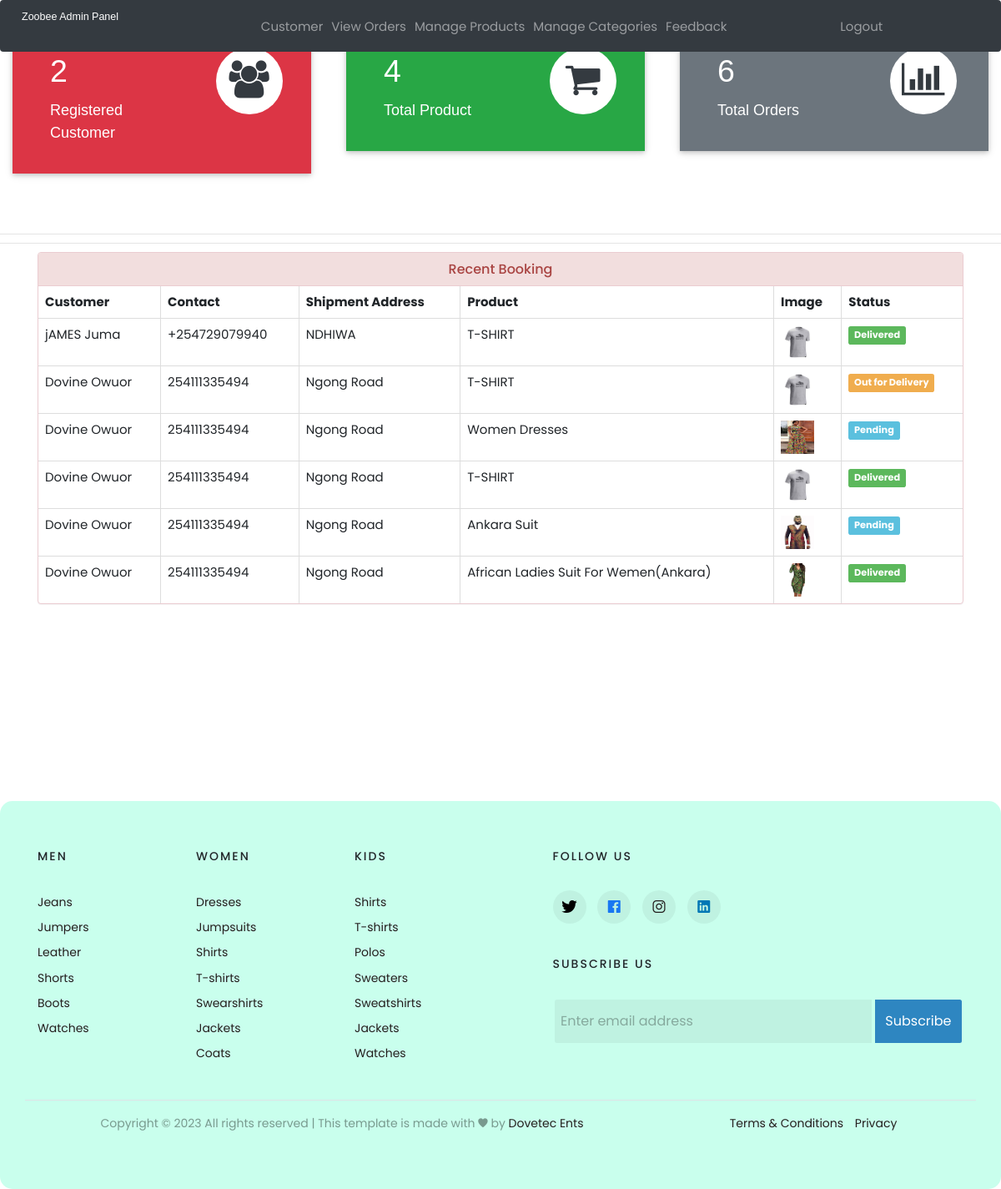
/admin-dashboard (signed in), run on the app's committed database.
### ecom/models.py (models this page shows, shortened)
class Customer(models.Model):
    user=models.OneToOneField(User,on_delete=models.CASCADE)
    profile_pic= models.ImageField(upload_to='profile_pic/CustomerProfilePic/',null=True,blank=True)
    address = models.CharField(max_length=40)
    mobile = models.CharField(max_length=20,null=False)
    @property
    def get_name(self):
        return self.user.first_name+" "+self.user.last_name

class Orders(models.Model):
    STATUS =(
        ('Pending','Pending'),
        ('Order Confirmed','Order Confirmed'),
        ('Out for Delivery','Out for Delivery'),
        ('Delivered','Delivered'),
    )
    customer=models.ForeignKey('Customer', on_delete=models.CASCADE,null=True)
    product=models.ForeignKey('Product',on_delete=models.CASCADE,null=True)
    email = models.CharField(max_length=50,null=True)
    address = models.CharField(max_length=500,null=True)
    mobile = models.CharField(max_length=20,null=True)
    order_date= models.DateField(auto_now_add=True,null=True)
    status=models.CharField(max_length=50,null=True,choices=STATUS)

class Product(models.Model):
    name=models.CharField(max_length=40)
    product_image= models.ImageField(upload_to='product_image/',null=True,blank=True)
    price = models.PositiveIntegerField()
    description=models.CharField(max_length=40)

### ecom/views.py (the view)
# urls.py: path('admin-dashboard', views.admin_dashboard_view,name='admin-dashboard'),
@login_required(login_url='adminlogin')
def admin_dashboard_view(request):
    customercount=models.Customer.objects.all().count()
    productcount=models.Product.objects.all().count()
    ordercount=models.Orders.objects.all().count()
    orders=models.Orders.objects.all()
    ordered_products=[]
    ordered_bys=[]
    for order in orders:
        ordered_product=models.Product.objects.all().filter(id=order.product.id)
        ordered_by=models.Customer.objects.all().filter(id = order.customer.id)
        ordered_products.append(ordered_product)
        ordered_bys.append(ordered_by)
    mydict={
    'customercount':customercount,
    'productcount':productcount,
    'ordercount':ordercount,
    'data':zip(ordered_products,ordered_bys,orders),
    }
    return render(request,'ecom/admin_dashboard.html',context=mydict)

### templates/ecom/admin_dashboard.html (shortened to what this page needs)
{% extends 'ecom/admin_base.html' %}
{% load static %}
{% block content %}
<br>
{%include 'ecom/admin_dashboard_cards.html'%}
<br><br><br><br><br>
<hr>
<hr>
<div class="container">
  <div class="panel panel-danger">
    <div class="panel-heading" style="text-align:center;">
      <h6 class="panel-title">Recent Booking</h6>
    </div>
    <table class="table table-hover table-bordered" id="dev-table">
      <thead>
        <tr>
          <th>Customer</th>
          <th>Contact</th>
          <th>Shipment Address</th>
          <th>Product</th>
          <th>Image</th>
          <th>Status</th>
        </tr>
      </thead>
      {% for product,customer,order in data %}
      <tr>
        {% for c in customer %}
        <td> {{c.get_name}}</td>
        <td>{{c.mobile}}</td>
        <td>{{order.address}}</td>
        {% endfor %}
        {% for p in product %}
        <td> {{p.name}}</td>
        <td> <img src="{% static p.product_image.url %}" alt="Profile Pic" height="40px" width="40px" /></td>
        {% if order.status == 'Pending'%}
        <td> <span class="label label-info">{{order.status}}</span></td>
        {% elif order.status == 'Delivered' %}
        <td> <span class="label label-success">{{order.status}}</span></td>
        {% elif order.status == 'Out for Delivery' %}
        <td> <span class="label label-warning">{{order.status}}</span></td>
        {%else%}
        <td> <span class="label label-primary">{{order.status}}</span></td>
        {%endif%}
        {% endfor %}
      </tr>
      {% endfor %}
    </table>
  </div>
</div>
{% endblock content %}

### templates/ecom/admin_base.html (style rules this page uses)
body { margin: 0; padding: 0; box-sizing: border-box; }

### templates/ecom/admin_dashboard_cards.html (style rules this page uses)
body { margin: 0; padding: 0; box-sizing: border-box; }

### data on the page
Orders: address "NDHIWA", status "Delivered"
Customer: get_name "jAMES Juma", mobile "+254729079940"
Product: name "T-SHIRT", product_image (picture)
Orders: address "Ngong Road", status "Out for Delivery"
Customer: get_name "Dovine Owuor", mobile "254111335494"
Orders: address "Ngong Road", status "Pending"
Product: name "Women Dresses", product_image (picture)
Orders: address "Ngong Road", status "Delivered"
Orders: address "Ngong Road", status "Pending"
Product: name "Ankara Suit", product_image (picture)
Orders: address "Ngong Road", status "Delivered"
Product: name "African Ladies Suit For Wemen(Ankara)", product_image (picture)

### other printed values
{{ customercount }} "2"
{{ productcount }} "4"
{{ ordercount }} "6"
